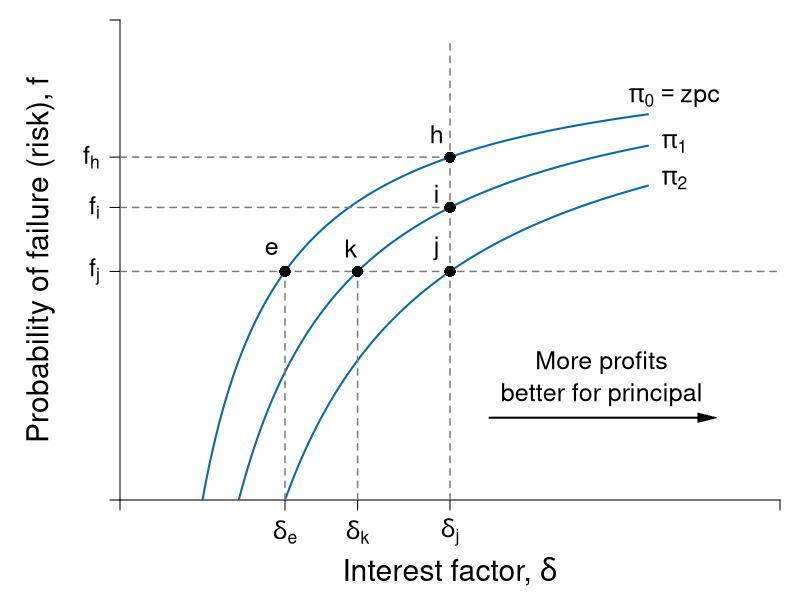

Recreate this plot in R.
#Graph Designer: Harriet Brookes-Gray
#Authors: Bowles and Halliday
#Title: Coordination, Conflict and Competition: A Text in Microeconomics

library(shape)
pdf(file = "credit/lender_isoprofits.pdf", width = 8, height = 6)

#Set parameters for graphics
pointsize <- 1.8
axislabelsize <- 1.8
labelsize <- 1.5
namesize <- 1.8
annotatesize <- 1.5
graphlinewidth <- 2
segmentlinewidth <- 1.5

COL <- c("#7fc97f", "#beaed4", "#fdc086", "#ffff99", "#386cb0", "#f0027f", "#bf5b17", "#666666")
COLA <- c("#e0f3db", "#99d8c9","#66c2a4","#41ae76", "#238b45", "#005824")
COLB <- c("#c6dbef", "#4eb3d3", "#2b8cbe", "#0868ac","#084081")
COLC <- c("#fcfbfd", "#efedf5", "#dadaeb", "#bcbddc", "#9e9ac8", "#807dba", "#6a51a3", "#54278f", "#3f007d")
grays <- gray.colors(25, start = 1, end = 0)

#Edited the margins to cater for the larger LHS labels
par(mar =  c(5, 6, 1, 1))

brfFn <- function(delta, q = 1) {
  .5 + (delta / (2 * q)) 
}

PCFn <- function(delta, q = 1) {
  delta/q
}

isoreturnFn <- function(delta, pi=0.125) {
  1 - (pi)/delta
}


yFn <- function(d1, f1, q = 1){
  q*f1*(1 - f1) - d1*(1 - f1)
}

profitFn <- function(d1, q = 1){
  d1/2 - (1/(2*q))*(d1)^2
}

ylow <- function(delta, q = 1, ybar = 0.0625){
  (-sqrt(delta^2 - 2*delta*q + q^2 - 4*q*ybar) + delta + q)/(2*q)
}

yhigh <- function(delta, q = 1, ybar = 0.0625){
  (sqrt(delta^2 - 2*delta*q + q^2 - 4*q*ybar) + delta + q)/(2*q)
}

xlims <- c(0, 1)
ylims <- c(0, 1.05)

npts <- 501 
d1 <- seq(xlims[1], xlims[2], length.out = npts)
f1 <- seq(ylims[1], ylims[2], length.out = npts) 
a <- c(0.0625, 0.125, 0.14)

plot(0, 0, xlim = xlims, ylim = ylims, type = "n",
     xlab = expression(paste("")),
     ylab = expression(paste("")), 
     xaxt = "n", 
     yaxt = "n", 
     cex.lab = axislabelsize, 
     bty = "n", 
     xaxs = "i", 
     yaxs = "i"
)


ticksy <- c(ylims[1],0.5, 0.64, 0.75, ylims[2])
ylabels <- c(NA, expression(paste(f[j])), expression(paste(f[i])), expression(paste(f[h])),NA)
ticksx <- c(xlims[1], 0.25, 0.36, 0.5, xlims[2])
xlabels <- c(NA, NA, NA, NA, NA, NA)

axis(1, at = ticksx, pos = 0, labels = xlabels, cex.axis = labelsize)
axis(2, at = ticksy, pos = 0, labels = ylabels, las = 1, cex.axis = labelsize)

npts <- 503 
xx1 <- seq(xlims[1], 0.8, length.out = npts)
xx2 <- seq(0, 1, length.out = npts)

# xpoly1 <- seq(from = 0.168, to = 0.5, length.out = 500)
# ypoly1 <- ylow(xpoly1)
# ypoly2 <- isoreturnFn(xpoly1)
# polygon(x = c(xpoly1, rev(xpoly1)), y = c(ypoly1, rev(ypoly2)), col = COL[4], density = NULL, border = NA)


#Draw the graphs
#lines(xx1, brfFn(xx1), col = COLA[4], lwd = graphlinewidth)
#lines(xx1, PCFn(xx1), col = COLA[2], lwd = graphlinewidth)
# lines(xx1, isoreturnFn(xx1), col = COLB[4], lwd = graphlinewidth)
# lines(xx1, isoreturnFn(xx1 - 0.2), col = COLB[4], lwd = graphlinewidth)
# lines(0, isoreturnFn(xx2 - 0.4), col = COLB[4], lwd = graphlinewidth)
lines(xx1, isoreturnFn(xx1), col = COLB[4], lwd = graphlinewidth)
lines(xx1, isoreturnFn(xx1, pi = 0.18), col = COLB[4], lwd = graphlinewidth)
lines(xx1, isoreturnFn(xx1, pi = 0.25), col = COLB[4], lwd = graphlinewidth)

#Axis labels
mtext(expression(paste("Interest factor, ", delta)), side = 1, line = 3.5, cex = axislabelsize)
text(-0.12, 0.5*(ylims[2]), expression(paste("Probability of failure (risk), ", f)), xpd = TRUE, cex = axislabelsize, srt = 90) 


#contour(d1, f1,
      #  outer(d1, f1, yFn),
      #  drawlabels = FALSE,
      # col = COLA[3],
      #  lwd = graphlinewidth,
      #  levels = a,
      # xaxs = "i",
      # yaxs = "i",
      # add = TRUE)


#segments(0.5, 0, 0.5, brfFn(delta = 0.5), lty = 2, col = grays[20] , lwd = segmentlinewidth)
segments(0, 0.5, 1, 0.5, lty = 2, col = grays[20] , lwd = segmentlinewidth)
segments(0.5, 0, 0.5, 1, lty = 2, col = grays[20] , lwd = segmentlinewidth)
segments(0.36, 0, 0.36, 0.5, lty = 2, col = grays[20] , lwd = segmentlinewidth)
segments(0.25, 0, 0.25, 0.5, lty = 2, col = grays[20] , lwd = segmentlinewidth)
segments(0, 0.75, 0.5, 0.75, lty = 2, col = grays[20] , lwd = segmentlinewidth)
segments(0, 0.64, 0.5, 0.64, lty = 2, col = grays[20] , lwd = segmentlinewidth)


points(0.5, 0.5, pch = 16, col = "black", cex = 1.5)
points(0.25, 0.5, pch = 16, col = "black", cex = 1.5)
points(0.36, 0.5, pch = 16, col = "black", cex = 1.5)
points(0.5, 0.64, pch = 16, col = "black", cex = 1.5)
points(0.5, 0.75, pch = 16, col = "black", cex = 1.5)


text(0.23, 0.55, expression(paste(e)), cex = labelsize, xpd = TRUE)
text(0.35, 0.55, expression(paste(k)), cex = labelsize, xpd = TRUE)
text(0.48, 0.55, expression(paste(j)), cex = labelsize, xpd = TRUE)
text(0.48, 0.67, expression(paste(i)), cex = labelsize, xpd = TRUE)
text(0.48, 0.8, expression(paste(h)), cex = labelsize, xpd = TRUE)

#text(-0.05, 0.5, expression(paste(f[j])), cex = labelsize, xpd = TRUE)
#text(-0.05, 0.67, expression(paste(f[i])), cex = labelsize, xpd = TRUE)
#text(-0.05, 0.8, expression(paste(f[h])), cex = labelsize, xpd = TRUE)
text(0.25, -0.07, expression(paste(delta[e])), cex = labelsize, xpd = TRUE)
text(0.36, -0.07, expression(paste(delta[k])), cex = labelsize, xpd = TRUE)
text(0.5, -0.07, expression(paste(delta[j])), cex = labelsize, xpd = TRUE)

text(0.84, 0.88, expression(paste(pi[0] == zpc)), cex = labelsize, xpd = TRUE)
text(0.84, 0.78, expression(paste(pi[1])), cex = labelsize, xpd = TRUE)
text(0.84, 0.7, expression(paste(pi[2])), cex = labelsize, xpd = TRUE)

Arrows(0.56, 0.18, 0.89, 0.18, col = "black", lty = 1, lwd = 2, arr.type = "triangle", arr.lwd = 0.5)
text(0.73, 0.3, expression(paste('More profits')), cex = labelsize, xpd = TRUE)
text(0.73, 0.23, expression(paste('better for principal')), cex = labelsize, xpd = TRUE)


#Annotate points (4,4),(2,8),(8,2) on feasibility frontier
#text(0.5 + 0.015, isoreturnFn(0.5) + 0.04, expression(paste(n)), cex = labelsize)
#points(0.5, isoreturnFn(0.5), pch = 16, col = "black", cex = 1.5)

#text(0.375 + 0.02, 0.6 + 0.03, expression(paste(b)), cex = labelsize)
#points(0.5, brfFn(delta = 0.5), pch = 16, col = "black", cex = 1.5)
#points(0.25, 0.5, pch = 16, col = "black", cex = 1.5)
#points(0.165, 0.25, pch = 16, col = "black", cex = 1.5)



#text(0.62, 1.05, expression(paste("A's best-response function")), cex = labelsize, xpd = TRUE)
#text(0.62, 0.95, expression(paste(f == frac(1,2) + frac(delta, 2*q))), cex = labelsize)

#text(0.64, 0.4, expression(paste("A's participation")), cex = labelsize)
#text(0.64, 0.34, expression(paste("constraint")), cex = labelsize)
#text(0.64, 0.22, expression(paste(f == frac(delta, q))), cex = labelsize)
#Arrows(0.64, 0.44, 0.64, 0.58, col = "black", lty = 1, lwd = 2, arr.type = "triangle", arr.lwd = 0.5)


#text(0.87, 0.6, expression(paste("P's isoprofit curve")), cex = labelsize, xpd = TRUE)
#Arrows(0.87, 0.63, 0.87, 0.82, col = "black", lty = 1, lwd = 2, arr.type = "triangle", arr.lwd = 0.5)

#text(0.3, 0.13, expression(paste("Pareto-improving")), cex = labelsize)
#text(0.3, 0.07, expression(paste("lens")), cex = labelsize)
#Arrows(0.3, 0.18, 0.3, 0.5, col = "black", lty = 1, lwd = 2, arr.type = "triangle", arr.lwd = 0.5)


dev.off()
